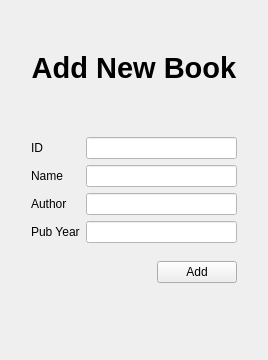
     <widget class="QWidget" name="page_add_book">
      <layout class="QGridLayout" name="gridLayout_9">
       <item row="3" column="1">
        <widget class="QLabel" name="label_33">
         <property name="text">
          <string>ID</string>
         </property>
        </widget>
       </item>
       <item row="6" column="1">
        <widget class="QLabel" name="label_36">
         <property name="text">
          <string>Pub Year</string>
         </property>
        </widget>
       </item>
       <item row="10" column="2">
        <spacer name="verticalSpacer_24">
         <property name="orientation">
          <enum>Qt::Vertical</enum>
         </property>
         <property name="sizeHint" stdset="0">
          <size>
           <width>20</width>
           <height>66</height>
          </size>
         </property>
        </spacer>
       </item>
       <item row="5" column="2" colspan="2">
        <widget class="QLineEdit" name="lineEdit_addBookAuthor">
         <property name="styleSheet">
          <string notr="true">background-color: rgb(255, 255, 255);
color: rgb(46, 52, 54);</string>
         </property>
        </widget>
       </item>
       <item row="1" column="1" colspan="3">
        <widget class="QLabel" name="label_32">
         <property name="font">
          <font>
           <pointsize>22</pointsize>
           <bold>true</bold>
          </font>
         </property>
         <property name="text">
          <string>Add New Book</string>
         </property>
         <property name="alignment">
          <set>Qt::AlignCenter</set>
         </property>
        </widget>
       </item>
       <item row="6" column="2" colspan="2">
        <widget class="QLineEdit" name="lineEdit_addBookYear">
         <property name="styleSheet">
          <string notr="true">background-color: rgb(255, 255, 255);
color: rgb(46, 52, 54);</string>
         </property>
        </widget>
       </item>
       <item row="1" column="0" rowspan="9">
        <spacer name="verticalSpacer_25">
         <property name="orientation">
          <enum>Qt::Vertical</enum>
         </property>
         <property name="sizeHint" stdset="0">
          <size>
           <width>20</width>
           <height>40</height>
          </size>
         </property>
        </spacer>
       </item>
       <item row="0" column="1">
        <spacer name="verticalSpacer_23">
         <property name="orientation">
          <enum>Qt::Vertical</enum>
         </property>
         <property name="sizeHint" stdset="0">
          <size>
           <width>20</width>
           <height>40</height>
          </size>
         </property>
        </spacer>
       </item>
       <item row="9" column="3">
        <widget class="QPushButton" name="pushButton_addnewbook">
         <property name="text">
          <string>Add</string>
         </property>
        </widget>
       </item>
       <item row="3" column="2" colspan="2">
        <widget class="QLineEdit" name="lineEdit_addBookID">
         <property name="styleSheet">
          <string notr="true">background-color: rgb(255, 255, 255);
color: rgb(46, 52, 54);</string>
         </property>
        </widget>
       </item>
       <item row="5" column="1">
        <widget class="QLabel" name="label_35">
         <property name="text">
          <string>Author</string>
         </property>
        </widget>
       </item>
       <item row="4" column="2" colspan="2">
        <widget class="QLineEdit" name="lineEdit_addBookName">
         <property name="styleSheet">
          <string notr="true">background-color: rgb(255, 255, 255);
color: rgb(46, 52, 54);</string>
         </property>
        </widget>
       </item>
       <item row="1" column="4" rowspan="9">
        <spacer name="verticalSpacer_26">
         <property name="orientation">
          <enum>Qt::Vertical</enum>
         </property>
         <property name="sizeHint" stdset="0">
          <size>
           <width>20</width>
           <height>40</height>
          </size>
         </property>
        </spacer>
       </item>
       <item row="4" column="1">
        <widget class="QLabel" name="label_34">
         <property name="text">
          <string>Name</string>
         </property>
        </widget>
       </item>
       <item row="9" column="2">
        <spacer name="horizontalSpacer_8">
         <property name="orientation">
          <enum>Qt::Horizontal</enum>
         </property>
         <property name="sizeHint" stdset="0">
          <size>
           <width>40</width>
           <height>20</height>
          </size>
         </property>
        </spacer>
       </item>
       <item row="2" column="1">
        <spacer name="verticalSpacer_27">
         <property name="orientation">
          <enum>Qt::Vertical</enum>
         </property>
         <property name="sizeHint" stdset="0">
          <size>
           <width>20</width>
           <height>40</height>
          </size>
         </property>
        </spacer>
       </item>
      </layout>
     </widget>
